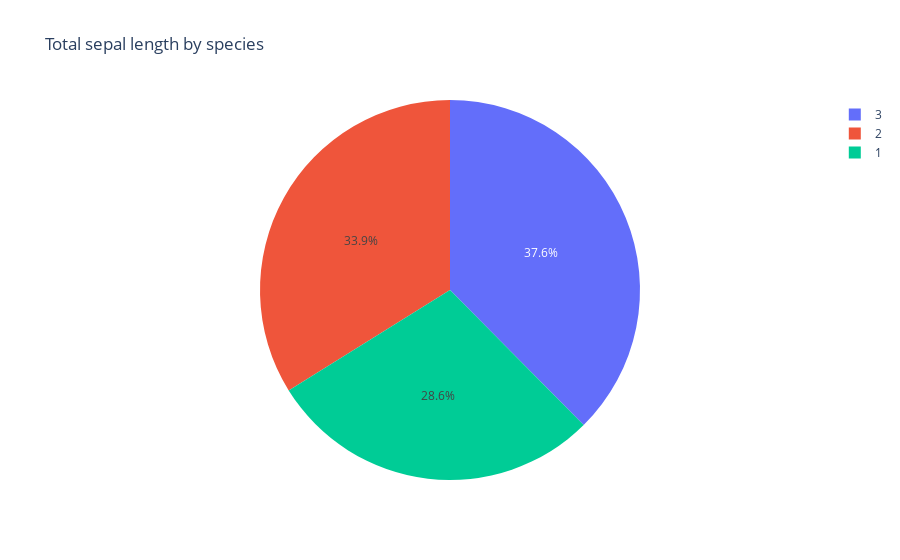

Write notebook code for a chart like this one.
### Markdown cell above
## 2.4. Pie charts

This pie chart represents the proportion of data in each class. We just apply a groupby on the dataframe in order to obtain this information.

### Code cell
fig = px.pie(df.groupby('species_id').sum().reset_index(), 
             values='sepal_length', names='species_id', 
             title='Total sepal length by species')
fig.show()

### Figure 1 — Plotly figure (JSON) as saved in the notebook; plotly's stock layout.template omitted (floating-point values rounded to 4 significant figures)
{"data": [{"domain": {"x": [0, 1], "y": [0, 1]}, "hovertemplate": "species_id=%{label}<br>sepal_length=%{value}<extra></extra>", "labels": [1, 2, 3], "legendgroup": "", "name": "", "showlegend": true, "type": "pie", "values": [250.3, 296.8, 329.4]}], "layout": {"legend": {"tracegroupgap": 0}, "title": {"text": "Total sepal length by species"}}}
